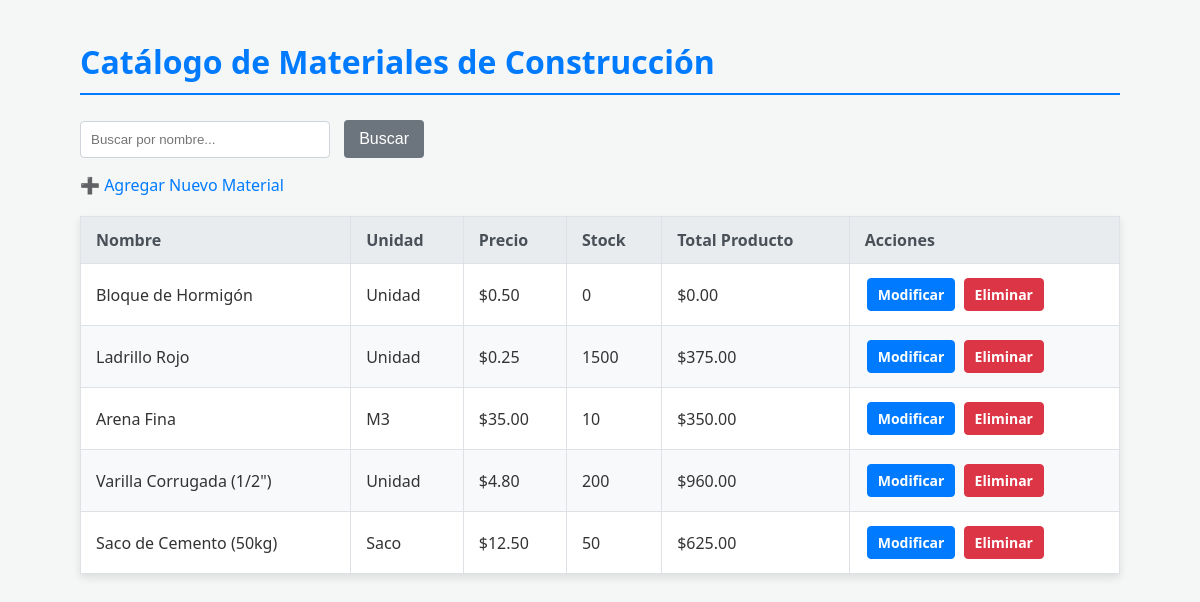
The page / on the database its author committed.
### tables this page shows
CREATE TABLE `materiales` (
  `id` int(11) NOT NULL,
  `nombre` varchar(255) NOT NULL,
  `unidad_medida` varchar(50) NOT NULL,
  `precio` decimal(10,2) NOT NULL,
  `stock` int(11) NOT NULL,
  `total_producto` decimal(10,2) GENERATED ALWAYS AS (`precio` * `stock`) STORED
);

### index.php (the view, shortened to what this page needs)
<?php
include('config/conexion.php');
$busqueda = $_GET['nombre'] ?? '';
$sql = "SELECT id, nombre, unidad_medida, precio, stock, (precio * stock) AS total_producto
        FROM materiales";
$sql .= " ORDER BY id DESC";
$resultado = $conn->query($sql);
?>
<!DOCTYPE html>
<html lang="es">
<head>
    <link rel="stylesheet" href="css/estilos.css">
</head>
<body>
    <div class="container">
        <h1>Catálogo de Materiales de Construcción</h1>
        <form class="search-form" action="index.php" method="GET">
            <input type="text" name="nombre" placeholder="Buscar por nombre..." value="<?= htmlspecialchars($busqueda) ?>">
            <button type="submit">Buscar</button>
        </form>
        <p><a href="crear.php" class="btn-agregar">➕ Agregar Nuevo Material</a></p>
        <table>
            <thead>
                <tr>
                    <th>Nombre</th>
                    <th>Unidad</th>
                    <th>Precio</th>
                    <th>Stock</th>
                    <th>Total Producto</th>
                    <th>Acciones</th>
                </tr>
            </thead>
            <tbody>
                <?php
                if ($resultado && $resultado->num_rows > 0):
                    while($fila = $resultado->fetch_assoc()):
                ?>
                <tr>
                    <td><?= htmlspecialchars($fila['nombre']) ?></td>
                    <td><?= htmlspecialchars($fila['unidad_medida']) ?></td>
                    <td>$<?= number_format($fila['precio'], 2) ?></td>
                    <td><?= htmlspecialchars($fila['stock']) ?></td>
                    <td>$<?= number_format($fila['total_producto'], 2) ?></td>
                    <td>
                        <a href="editar.php?id=<?= $fila['id'] ?>" class="btn-modificar">Modificar</a>
                        <a href="eliminar.php?id=<?= $fila['id'] ?>"
                            class="btn-eliminar"
                            onclick="return confirm('¿Seguro que deseas eliminar? (SOLO si el stock es 0)')">
                            Eliminar
                        </a>
                    </td>
                </tr>
                <?php
                    endwhile;
                else:
                ?>
                <tr>
                    <td colspan="6">No se encontraron materiales.</td>
                </tr>
                <?php endif; ?>
            </tbody>
        </table>
    </div>
</body>
</html>

### css/estilos.css (style rules this page uses)
body { font-family: 'Segoe UI', Tahoma, Geneva, Verdana, sans-serif; margin: 40px; background-color: #f4f7f6; color: #333; }
h1 { color: #007bff; border-bottom: 2px solid #007bff; padding-bottom: 10px; margin-bottom: 25px; }
a { color: #007bff; text-decoration: none; }
.container { max-width: 100%; margin: auto; padding: 0 40px; }
table { width: 100%; border-collapse: collapse; margin-top: 20px; box-shadow: 0 4px 8px rgba(0, 0, 0, 0.1); background-color: #fff; }
th, td { border: 1px solid #dee2e6; padding: 12px 15px; text-align: left; }
th { background-color: #e9ecef; color: #495057; font-weight: 600; }
tr:nth-child(even) { background-color: #f8f9fa; }
form { width: 100%; }
input[type="text"], input[type="number"] { padding: 10px; width: 100%; border: 1px solid #ced4da; border-radius: 4px; box-sizing: border-box; }
button[type="submit"] { background-color: #28a745; color: white; padding: 10px 20px; border: none; border-radius: 4px; cursor: pointer; font-size: 16px; transition: background-color 0.3s; }
.search-form input[type="text"] { width: 250px; display: inline-block; margin-right: 10px; }
.search-form button { background-color: #6c757d; color: white; padding: 10px 15px; border: none; border-radius: 4px; cursor: pointer; transition: background-color 0.3s; }
.btn-modificar, .btn-eliminar { display: inline-block; padding: 6px 10px; border-radius: 4px; font-size: 14px; font-weight: 600; text-decoration: none; transition: background-color 0.3s; margin: 2px; }
.btn-modificar { background-color: #007bff; color: white; border: 1px solid #007bff; }
.btn-eliminar { background-color: #dc3545; color: white; border: 1px solid #dc3545; }

### rows shown on the page
materiales: nombre "Bloque de Hormigón", unidad_medida "Unidad", precio "0.50", stock "0", total_producto "0.00"
materiales: nombre "Ladrillo Rojo", unidad_medida "Unidad", precio "0.25", stock "1500", total_producto "375.00"
materiales: nombre "Arena Fina", unidad_medida "M3", precio "35.00", stock "10", total_producto "350.00"
materiales: nombre "Varilla Corrugada (1/2\")", unidad_medida "Unidad", precio "4.80", stock "200", total_producto "960.00"
materiales: nombre "Saco de Cemento (50kg)", unidad_medida "Saco", precio "12.50", stock "50", total_producto "625.00"
